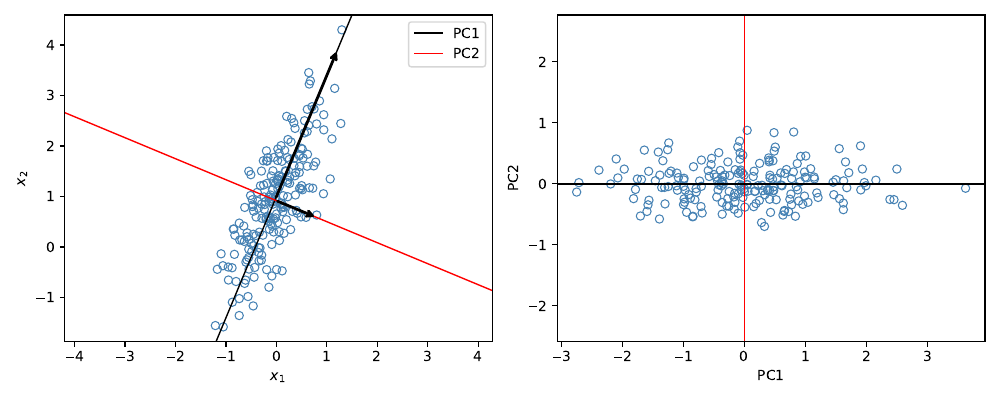

Write the Python code that produced this figure.
#
# Unit 11: Applications: Econometrics
#
# This script contains the code for section 1:
#   Singular Value Decomposition (SVD) and Principal Components Analysis (PCA) 
# 

# Directory used to store graphs:
# Use directory where this script is located.
import os
graphdir = os.path.dirname(os.path.abspath(__file__))

# %% 
# ## Preliminaries: drawing random samples.

import numpy as np
from numpy.random import default_rng

def draw_bivariate_sample(mean, std, rho, n, seed=123):
    """
    Draw a bivariate normal random sample.

    Parameters
    ----------
    mean : array_like
        Length-2 array of means
    std : array_like
        Length-2 array of standard deviations
    rho : float
        Correlation parameter
    n : int
        Sample size
    """

    if not -1 <= rho <= 1:
        raise ValueError(f'Invalid correlation parameter: {rho}')

    if np.any(np.array(std) <= 0):
        raise ValueError(f'Invalid standard deviation: {std}')

    if n <= 0:
        raise ValueError(f'Invalid sample size: {n}')

    # initialize default RNG with given seed
    rng = default_rng(seed)

    # Unpack standard deviations for each dimension
    std1, std2 = std

    # Compute covariance
    cov = rho * std1 * std2

    # Create variance-covariance matrix
    vcv = np.array([[std1**2.0, cov],
                    [cov, std2**2.0]])

    # Draw MVN random numbers:
    # each row represents one sample draw.
    X = rng.multivariate_normal(mean=mean, cov=vcv, size=n)

    return X

# %%
# ### Example: Bivariate normal
#
# Perform SVD and PCA on a sample of bivariate normal draws.

import numpy as np
import matplotlib.pyplot as plt
from numpy.random import default_rng

# Draw a bivariate normal sample using the function we defined above
mu = [0.0, 1.0]         # Vector of means
sigma = [0.5, 1.0]      # Vector of standard deviations
rho = 0.75              # Correlation coefficient
Nobs = 200              # Sample size
X = draw_bivariate_sample(mu, sigma, rho, Nobs)
x1, x2 = X.T

# Scatter plot of sample
plt.scatter(x1, x2, linewidths=0.75, c='none', edgecolors='steelblue')
plt.xlabel(r'$x_1$')
plt.ylabel(r'$x_2$')
plt.title('Draws from bivariate normal distribution')
plt.tight_layout()
plt.savefig(os.path.join(graphdir, 'unit11_bivariate_scatter.pdf'))

# %% 
# Perform SVD
from numpy.linalg import svd

# svd() returns transposed V!
# We use full_matrices=False to get the compact factorisation, otherwise
# U is 200 x 200.
U, S, Vt = svd(X, full_matrices=False)

# Check that U'U is a 2x2 identity matrix
print("U'U:")
print(U.T @ U)

# Check that V'V = VV' is a 2x2 identity matrix
print("V'V:")
print(Vt.T @ Vt)

# Check that X = U*S*V'
X_svd = U * S @ Vt

# Compute the max. absolute difference to original X
diff = np.amax(np.abs(X - X_svd) )
print(f"Max. absolute difference between X and USV': {diff:.2e}")

# %%
# ### Example: Principal components
#
# To perform the PCA, it is recommended to first demean the data:

# Draw random sample
X = draw_bivariate_sample(mu, sigma, rho, Nobs)

# Demean variables in X
Xmean = np.mean(X, axis=0)

# Matrix Z stores the demeaned variables
Z = X - Xmean[None]

# Apply SVD to standardised values
U, S, Vt = svd(Z, full_matrices=False)

# Compute principal components
PC = U * S          # same as U @ np.diag(S)

# Variance is highest for first component
var_PC = np.var(PC, axis=0, ddof=1)
print(f'Principal component variances: {var_PC}')

# Plot principal components

# Scatter plot of sample
fig, axes = plt.subplots(1, 2, figsize=(10,4))
axes[0].scatter(X[:, 0], X[:, 1], linewidths=0.75, c='none', edgecolors='steelblue')
axes[0].axis('equal')
axes[0].set_xlabel(r'$x_1$')
axes[0].set_ylabel(r'$x_2$')
axes[0].axline(Xmean, Xmean + Vt[0], label='PC1', lw=1.0, c='black', zorder=1)
axes[0].axline(Xmean, Xmean + Vt[1], label='PC2', lw=1.0, c='red', zorder=1)

# Plot principal component axes
PC_arrows = Vt * np.sqrt(var_PC[:, None])
for v in PC_arrows:
    # Scale up arrows by 3 so that they are visible!
    axes[0].annotate('', Xmean + v*3, Xmean, arrowprops=dict(arrowstyle='->', linewidth=2))

axes[0].legend()

# Plot in principal component coordinate system
axes[1].scatter(PC[:, 0], PC[:, 1], linewidths=0.75, c='none', edgecolors='steelblue')
axes[1].set_xlabel('PC1')
axes[1].set_ylabel('PC2')
axes[1].axis('equal')
axes[1].axvline(0.0, lw=1.0, c='red')
axes[1].axhline(0.0, lw=1.0, c='black')

fig.tight_layout()
fig.savefig(os.path.join(graphdir, 'unit11_pca.pdf'))

# %%
# Perform PCA using scikit-learn

from sklearn.decomposition import PCA

# Draw the same sample as before
X = draw_bivariate_sample(mu, sigma, rho, Nobs)

# Create PCA with 2 components (which is the max, since we have only two 
# variables)
pca = PCA(n_components=2)

# Perform PCA on input data
pca.fit(X)

# The attribute components_ can be used to retrieve the V' matrix
print("Principal components (matrix V'):")
print(pca.components_)

# The attribute explained_variance_ stores the variances of all PCs
print(f'Variance of each PC: {pca.explained_variance_}')

# Fraction of variance explained by each component:
print(f'Fraction of variance of each PC: {pca.explained_variance_ratio_}')
